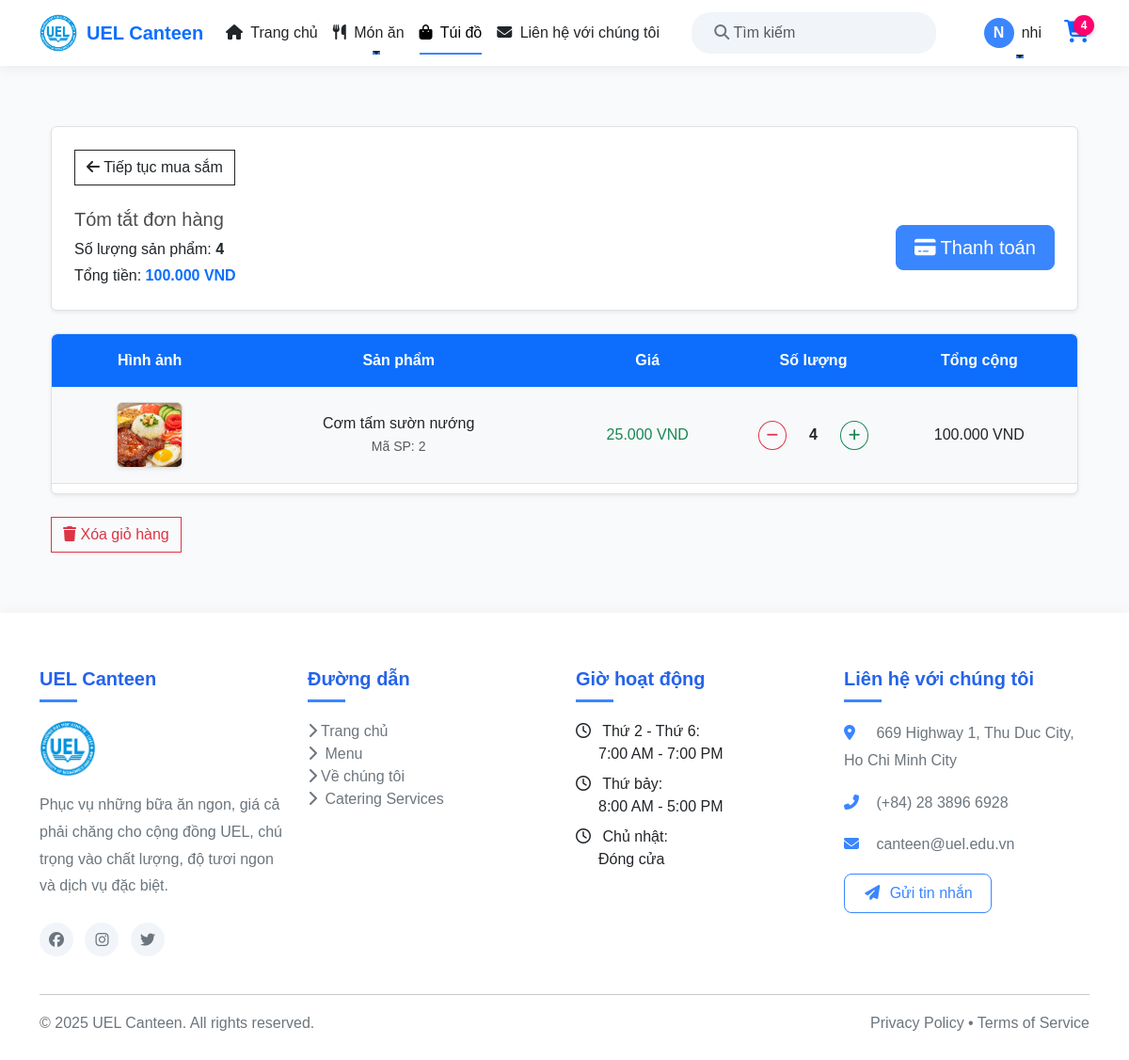
The app's page /cart/ (signed in) with its own data.
### app/models.py (models this page shows, shortened)
class Order(models.Model):
    customer = models.ForeignKey(User,on_delete=models.SET_NULL,blank=True,null=True)
    date_order = models.DateTimeField(auto_now_add=True)
    complete = models.BooleanField(default=False,null=True,blank=False)
    transaction_id = models.CharField(max_length=200,null=True)
    @property
    def get_cart_items(self):
        orderitems = self.orderitem_set.all()
        total = sum([item.quantity for item in orderitems])
        return total
    @property
    def get_cart_total(self):
        orderitems = self.orderitem_set.all()
        total = sum([item.get_total for item in orderitems])  # Không cần ()
        return total

class OrderItem(models.Model):
    product = models.ForeignKey(Product,on_delete=models.SET_NULL,blank=True,null=True)
    order = models.ForeignKey(Order,on_delete=models.SET_NULL,blank=True,null=True)
    quantity = models.IntegerField(default=0,null=True,blank=True)
    date_added = models.DateTimeField(auto_now_add=True)
    @property
    def get_total(self):
        total = self.product.price * self.quantity
        return total

class Product(models.Model):
    category = models.ManyToManyField(Category,related_name='product')
    name = models.CharField(max_length=5000,null=True)
    price = models.FloatField()
    digital = models.BooleanField(default=False,null=True,blank=False)
    image = models.ImageField(upload_to='images/',null=True,blank=True)
    detail =models.TextField(default=False,null=True,blank=True)
    @property
    def ImageURL(self):
        try:
            url = self.image.url
        except:
            url = ''
        return url

### app/views.py (the view)
# urls.py: path('cart/', views.cart, name="cart"),
def cart(request):
    if request.user.is_authenticated:
        customer = request.user
        order, created = Order.objects.get_or_create(customer=customer, complete=False)
        items = order.orderitem_set.all()
        cartItems = order.get_cart_items  # Gọi đúng cách
        user_not_login = "hidden"
        user_login = "show"
    else:
        items = []
        order = {'get_cart_items': 0, 'get_cart_total': 0}
        cartItems = order['get_cart_items']  # Sửa lại để lấy giá trị từ dict
        user_not_login = "show"
        user_login = "hidden"
    categories = Category.objects.filter(is_sub=False)
    active_category = request.GET.get('category', '')
    context = {
        'categories': categories,
        'items': items,
        'order': order,
        'cartItems': cartItems,
        'user_not_login': user_not_login,
        'user_login': user_login
    }
    return render(request, 'app/cart.html', context)

### app/templates/app/cart.html (shortened to what this page needs)
{% extends 'app/base.html' %}
{% load static %}
{% block cart_content %}
<div class="container mt-5">
    <div class="row">
        <div class="col-lg-12">
            <div class="box-element mb-4 p-4 border rounded shadow-sm bg-white">
                <a class="btn btn-outline-dark mb-3" href="{% url 'home' %}">
                    <i class="fas fa-arrow-left mr-2"></i> Tiếp tục mua sắm
                </a>
                <div class="d-flex flex-column flex-md-row justify-content-between align-items-center mt-2">
                    <div class="order-summary mb-3 mb-md-0">
                        <h5 class="mb-2">Tóm tắt đơn hàng</h5>
                        <p class="mb-1">Số lượng sản phẩm: <strong>{{ order.get_cart_items }}</strong></p>
                        <p class="mb-0">Tổng tiền: <strong class="text-primary">{{ order.get_cart_total|floatformat:3 }} VND</strong></p>
                    </div>
                    <a class="btn btn-primary btn-lg" href="{% url 'checkout' %}">
                        <i class="fas fa-credit-card mr-2"></i> Thanh toán
                    </a>
                </div>
            </div>
            <div class="box-element p-0 border rounded shadow-sm bg-white overflow-hidden">
                <div class="cart-header d-flex justify-content-between bg-primary text-white p-3 rounded-top">
                    <div style="flex:1" class="text-center"><strong>Hình ảnh</strong></div>
                    <div style="flex:2" class="text-center"><strong>Sản phẩm</strong></div>
                    <div style="flex:1" class="text-center"><strong>Giá</strong></div>
                    <div style="flex:1" class="text-center"><strong>Số lượng</strong></div>
                    <div style="flex:1" class="text-center"><strong>Tổng cộng</strong></div>
                </div>
                {% if items %}
                    {% for item in items %}
                    <div class="cart-row d-flex justify-content-between align-items-center border-bottom p-3 text-center {% cycle 'bg-light' '' %}">
                        <div style="flex:1">
                            <img class="rounded shadow-sm" src="{{ item.product.ImageURL }}" alt="{{ item.product.name }}"
                                style="width: 70px; height: 70px; object-fit: cover; border: 1px solid #ddd;">
                        </div>
                        <div style="flex:2">
                            <p class="mb-0 font-weight-bold">{{ item.product.name }}</p>
                            <small class="text-muted">Mã SP: {{ item.product.id }}</small>
                        </div>
                        <div style="flex:1"><p class="mb-0 text-success font-weight-bold">{{ item.product.price|floatformat:3 }} VND</p></div>
                        <div style="flex:1">
                            <div class="quantity-control d-flex align-items-center justify-content-center">
                                <button data-product="{{ item.product.id }}" data-action="remove"
                                    class="btn btn-sm btn-outline-danger update-cart rounded-circle">
                                    <i class="fas fa-minus"></i>
                                </button>
                                <span class="quantity mx-2 px-3 py-1 bg-light rounded">{{ item.quantity }}</span>
                                <button data-product="{{ item.product.id }}" data-action="add"
                                    class="btn btn-sm btn-outline-success update-cart rounded-circle">
                                    <i class="fas fa-plus"></i>
                                </button>
                            </div>
                        </div>
                        <div style="flex:1">
                            <p class="mb-0 font-weight-bold">{{ item.get_total|floatformat:3 }} VND</p>
                        </div>
                    </div>
                    {% endfor %}
                {% endif %}
            </div>
            {% if items %}
            <div class="text-right mt-4">
                <form action="{% url 'clear_cart' %}" method="POST" style="display:inline;">
                    <button type="submit" class="btn btn-outline-danger">
                        <i class="fas fa-trash mr-2"></i> Xóa giỏ hàng
                    </button>
                </form>
            </div>
        {% endif %}
        </div>
    </div>
</div>
{% endblock cart_content %}

### app/templates/app/base.html (shortened to what this page needs)
{% load static %}
<!DOCTYPE html>
<html lang="en">
<head>
    <link href="https://cdn.jsdelivr.net/npm/bootstrap@5.3.3/dist/css/bootstrap.min.css" rel="stylesheet">
    <link href="{% static 'app/css/style.css' %}" rel="stylesheet">
    <link href="{% static 'app/css/main.css' %}" rel="stylesheet">
    <link href="{% static 'app/css/owl.carousel.min.css' %}" rel="stylesheet">
    <link rel="stylesheet" href="https://cdnjs.cloudflare.com/ajax/libs/font-awesome/6.5.1/css/all.min.css">
</head>
<body>
    <nav class="navbar navbar-expand-lg fixed-top">
        <div class="container">
            <a class="navbar-brand" href="{% url 'home' %}">
                <img src="{% static 'images/images/logo.png' %}" alt="Logo">
                <span class="fw-bold text-primary">UEL Canteen</span>
            </a>
            <div class="collapse navbar-collapse" id="navbarNav">
                <ul class="navbar-nav me-auto">
                    <li class="nav-item">
                        <a class="nav-link {% if request.path == '/' %}active{% endif %}" href="{% url 'home' %}">
                            <i class="fas fa-home me-1"></i> Trang chủ
                        </a>
                    </li>
                    <li class="nav-item dropdown">
                        <a class="nav-link dropdown-toggle" href="#" data-bs-toggle="dropdown">
                            <i class="fas fa-utensils me-1"></i> Món ăn
                        </a>
                    </li>
                    <li class="nav-item">
                        <a class="nav-link {% if 'cart' in request.path %}active{% endif %}" href="{% url 'cart' %}">
                            <i class="fas fa-shopping-bag me-1"></i> Túi đồ
                        </a>
                    </li>
                    <li class="nav-item">
                        <a class="nav-link {% if 'contact' in request.path %}active{% endif %}" href="{% url 'contact' %}">
                            <i class="fas fa-envelope me-1"></i> Liên hệ với chúng tôi
                        </a>
                    </li>
                </ul>
                <div class="search-bar me-3">
                    <form class="d-flex" method="POST" action="{% url 'search' %}">
                        <input type="search" class="    form-control" placeholder=" Tìm kiếm" name="  searched">
                        <button class="btn" type="submit">
                            <i class="fas fa-search"></i>
                        </button>
                    </form>
                </div>
                <ul class="navbar-nav ms-auto">
                    {% if request.user.is_authenticated %}
                        <li class="nav-item dropdown">
                            <a class="nav-link dropdown-toggle user-profile" href="#" data-bs-toggle="dropdown">
                                <div class="user-avatar">{{ request.user.username.0 }}</div>
                                <span>{{ request.user.username }}</span>
                            </a>
                        </li>
                    {% endif %}
                </ul>
                <a href="{% url 'cart' %}" class="ms-3 cart-container">
                    <span class="cart-badge">{{ cartItems }}</span>
                </a>
            </div>
        </div>
    </nav>
    <div class="container main-container mt-4">
        {% block cart_content %}{% endblock cart_content %}
    </div>
    <footer>
        <div class="container">
            <div class="row">
                <div class="col-lg-3 col-md-6 mb-4">
                    <h5>UEL Canteen</h5>
                    <img src="{% static 'images/images/logo.png' %}" alt="Logo" class="mb-3" width="60">
                    <p>Phục vụ những bữa ăn ngon, giá cả phải chăng cho cộng đồng UEL, chú trọng vào chất lượng, độ tươi ngon và dịch vụ đặc biệt.</p>
                    <div class="footer-icons">
                        <a href="#"><i class="fab fa-facebook"></i></a>
                        <a href="#"><i class="fab fa-instagram"></i></a>
                        <a href="#"><i class="fab fa-twitter"></i></a>
                    </div>
                </div>
                <div class="col-lg-3 col-md-6 mb-4">
                    <h5>Đường dẫn </h5>
                    <ul class="list-unstyled">
                        <li><a href="{% url 'home' %}"><i class="fas fa-chevron-right me-1"></i>Trang chủ </a></li>
                        <li><a href="{% url 'category' %}"><i class="fas fa-chevron-right me-1"></i> Menu </a></li>
                        <li><a href="#"><i class="fas fa-chevron-right me-1"></i>Về chúng tôi </a></li>
                        <li><a href="#"><i class="fas fa-chevron-right me-1"></i> Catering Services</a></li>
                    </ul>
                </div>
                <div class="col-lg-3 col-md-6 mb-4">
                    <h5>Giờ hoạt động </h5>
                    <ul class="list-unstyled">
                        <li><i class="far fa-clock me-2"></i> Thứ 2 - Thứ 6:<br><span class="ms-4">7:00 AM - 7:00 PM</span></li>
                        <li class="mt-2"><i class="far fa-clock me-2"></i> Thứ bảy:<br><span class="ms-4">8:00 AM - 5:00 PM</span></li>
                        <li class="mt-2"><i class="far fa-clock me-2"></i> Chủ nhật:<br><span class="ms-4">Đóng cửa</span></li>
                    </ul>
                </div>
                <div class="col-lg-3 col-md-6 mb-4 footer-contact">
                    <h5>Liên hệ với chúng tôi</h5>
                    <p><i class="fas fa-map-marker-alt"></i> 669 Highway 1, Thu Duc City, Ho Chi Minh City</p>
                    <p><i class="fas fa-phone-alt"></i> (+84) 28 3896 6928</p>
                    <p><i class="fas fa-envelope"></i> canteen@uel.edu.vn</p>
                    <div class="mt-3">
                        <a href="#" class="btn btn-outline-primary">
                            <i class="fas fa-paper-plane me-1"></i> Gửi tin nhắn
                        </a>
                    </div>
                </div>
            </div>
            <hr>
            <div class="d-flex flex-column flex-md-row justify-content-between align-items-center">
                <p class="mb-2 mb-md-0">© 2025 UEL Canteen. All rights reserved.</p>
                <p class="mb-0"><a href="#">Privacy Policy</a> • <a href="#">Terms of Service</a></p>
            </div>
        </div>
    </footer>
    <link rel="stylesheet" href="https://cdnjs.cloudflare.com/ajax/libs/OwlCarousel2/2.3.4/assets/owl.carousel.min.css">
    <link rel="stylesheet" href="https://cdnjs.cloudflare.com/ajax/libs/OwlCarousel2/2.3.4/assets/owl.theme.default.min.css">
</body>
</html>

### records on screen
Order: get_cart_items "4", get_cart_total "100.000"
OrderItem: product.ImageURL (picture), product.name "Cơm tấm sườn nướng", product.id "2", product.price "25.000", quantity "4", get_total "100.000"

### other values on screen
{{ request.user.username.0 }} "N"
{{ request.user.username }} "nhi"
{{ cartItems }} "4"
